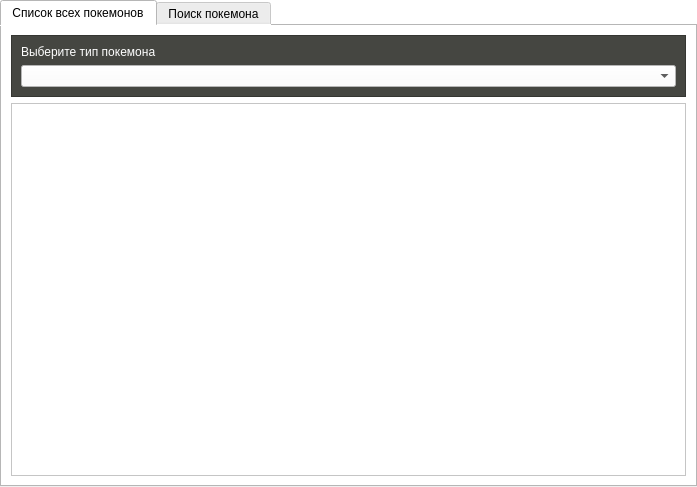
<?xml version="1.0" encoding="UTF-8"?>
<ui version="4.0">
 <class>MainWindow</class>
 <widget class="QMainWindow" name="MainWindow">
  <property name="geometry">
   <rect>
    <x>0</x>
    <y>0</y>
    <width>697</width>
    <height>487</height>
   </rect>
  </property>
  <property name="windowTitle">
   <string>MainWindow</string>
  </property>
  <widget class="QWidget" name="centralwidget">
   <property name="styleSheet">
    <string notr="true">QWidget {
background-color: white;
}
QPushButton {
border: 1px solid white;
background-color: rgb(163, 9, 37);
padding: 5, 10;
font-size: 20px;
border-radius: 10px;
color: white;
font-weight: bold;
}
QPushButton:hover {
border: 1px solid white;
background-color: rgb(190, 21, 46) ;
padding: 5, 10;
font-size: 20px;
border-radius: 10px;
color: white;
font-weight: bold;
}
#btnViewPokemon{

}</string>
   </property>
   <layout class="QHBoxLayout" name="horizontalLayout_2">
    <property name="leftMargin">
     <number>0</number>
    </property>
    <property name="topMargin">
     <number>0</number>
    </property>
    <property name="rightMargin">
     <number>0</number>
    </property>
    <property name="bottomMargin">
     <number>0</number>
    </property>
    <item>
     <widget class="QTabWidget" name="tabWidget">
      <property name="styleSheet">
       <string notr="true"/>
      </property>
      <property name="currentIndex">
       <number>0</number>
      </property>
      <widget class="QWidget" name="tab">
       <attribute name="title">
        <string>Список всех покемонов</string>
       </attribute>
       <layout class="QVBoxLayout" name="verticalLayout_4">
        <item>
         <widget class="QFrame" name="frame">
          <property name="styleSheet">
           <string notr="true">background-color: #454641;</string>
          </property>
          <property name="frameShape">
           <enum>QFrame::StyledPanel</enum>
          </property>
          <property name="frameShadow">
           <enum>QFrame::Raised</enum>
          </property>
          <layout class="QVBoxLayout" name="verticalLayout_5">
           <item>
            <widget class="QLabel" name="label_4">
             <property name="styleSheet">
              <string notr="true">color:white;
text-weight: bold;</string>
             </property>
             <property name="text">
              <string>Выберите тип покемона</string>
             </property>
            </widget>
           </item>
           <item>
            <widget class="QComboBox" name="comboBox">
             <property name="styleSheet">
              <string notr="true">background-color: rgb(255, 255, 255);</string>
             </property>
            </widget>
           </item>
          </layout>
         </widget>
        </item>
        <item>
         <widget class="QTableView" name="tablePokemon">
          <property name="styleSheet">
           <string notr="true"/>
          </property>
         </widget>
        </item>
       </layout>
      </widget>
      <widget class="QWidget" name="tab_2">
       <attribute name="title">
        <string>Поиск покемона</string>
       </attribute>
       <layout class="QHBoxLayout" name="horizontalLayout_3">
        <item>
         <widget class="QFrame" name="frameSearchPokemon">
          <property name="maximumSize">
           <size>
            <width>300</width>
            <height>16777215</height>
           </size>
          </property>
          <property name="styleSheet">
           <string notr="true">#frameSearchPokemon {
background-color: #454641;
}
#label {
background-color: #454641;
}
#label_3 {
background-color: #454641;
}</string>
          </property>
          <property name="frameShape">
           <enum>QFrame::StyledPanel</enum>
          </property>
          <property name="frameShadow">
           <enum>QFrame::Raised</enum>
          </property>
          <layout class="QVBoxLayout" name="verticalLayout_2">
           <property name="spacing">
            <number>0</number>
           </property>
           <property name="leftMargin">
            <number>15</number>
           </property>
           <property name="topMargin">
            <number>0</number>
           </property>
           <property name="rightMargin">
            <number>15</number>
           </property>
           <property name="bottomMargin">
            <number>0</number>
           </property>
           <item>
            <layout class="QVBoxLayout" name="verticalLayout">
             <item alignment="Qt::AlignHCenter|Qt::AlignTop">
              <widget class="QLabel" name="label">
               <property name="font">
                <font>
                 <family>Courier</family>
                 <pointsize>15</pointsize>
                 <italic>false</italic>
                 <bold>false</bold>
                 <underline>false</underline>
                 <strikeout>false</strikeout>
                 <kerning>true</kerning>
                </font>
               </property>
               <property name="styleSheet">
                <string notr="true">color: white;</string>
               </property>
               <property name="text">
                <string>POKEDEX</string>
               </property>
              </widget>
             </item>
             <item>
              <spacer name="verticalSpacer_2">
               <property name="orientation">
                <enum>Qt::Vertical</enum>
               </property>
               <property name="sizeHint" stdset="0">
                <size>
                 <width>20</width>
                 <height>40</height>
                </size>
               </property>
              </spacer>
             </item>
             <item alignment="Qt::AlignBottom">
              <widget class="QLabel" name="label_3">
               <property name="styleSheet">
                <string notr="true">color: white;
font-size: 15px;</string>
               </property>
               <property name="text">
                <string>Введите имя покемона или ID</string>
               </property>
              </widget>
             </item>
             <item>
              <widget class="QLineEdit" name="searchPokemon">
               <property name="styleSheet">
                <string notr="true">border: 3px solid #eee;
background-color: #eee;</string>
               </property>
               <property name="placeholderText">
                <string>Pikachu</string>
               </property>
              </widget>
             </item>
             <item>
              <spacer name="verticalSpacer_3">
               <property name="orientation">
                <enum>Qt::Vertical</enum>
               </property>
               <property name="sizeType">
                <enum>QSizePolicy::Fixed</enum>
               </property>
               <property name="sizeHint" stdset="0">
                <size>
                 <width>20</width>
                 <height>10</height>
                </size>
               </property>
              </spacer>
             </item>
             <item>
              <widget class="QPushButton" name="btnSearchPokemon">
               <property name="cursor">
                <cursorShape>PointingHandCursor</cursorShape>
               </property>
               <property name="styleSheet">
                <string notr="true"/>
               </property>
               <property name="text">
                <string>Найти..</string>
               </property>
               <property name="icon">
                <iconset resource="resources.qrc">
                 <normaloff>:/Pokemon/static/search-svgrepo-com.svg</normaloff>:/Pokemon/static/search-svgrepo-com.svg</iconset>
               </property>
              </widget>
             </item>
             <item>
              <spacer name="verticalSpacer">
               <property name="orientation">
                <enum>Qt::Vertical</enum>
               </property>
               <property name="sizeHint" stdset="0">
                <size>
                 <width>20</width>
                 <height>40</height>
                </size>
               </property>
              </spacer>
             </item>
            </layout>
           </item>
          </layout>
         </widget>
        </item>
        <item>
         <widget class="QFrame" name="frameViewPokemon">
          <property name="frameShape">
           <enum>QFrame::StyledPanel</enum>
          </property>
          <property name="frameShadow">
           <enum>QFrame::Raised</enum>
          </property>
          <layout class="QVBoxLayout" name="verticalLayout_3">
           <item>
            <layout class="QHBoxLayout" name="horizontalLayout">
             <property name="spacing">
              <number>15</number>
             </property>
             <item>
              <widget class="QLabel" name="label_2">
               <property name="text">
                <string>ЗДЕСЬ ПОКА НИЧЕГО НЕТ....</string>
               </property>
              </widget>
             </item>
            </layout>
           </item>
          </layout>
         </widget>
        </item>
       </layout>
      </widget>
     </widget>
    </item>
   </layout>
  </widget>
 </widget>
 <resources>
  <include location="resources.qrc"/>
 </resources>
 <connections/>
</ui>
